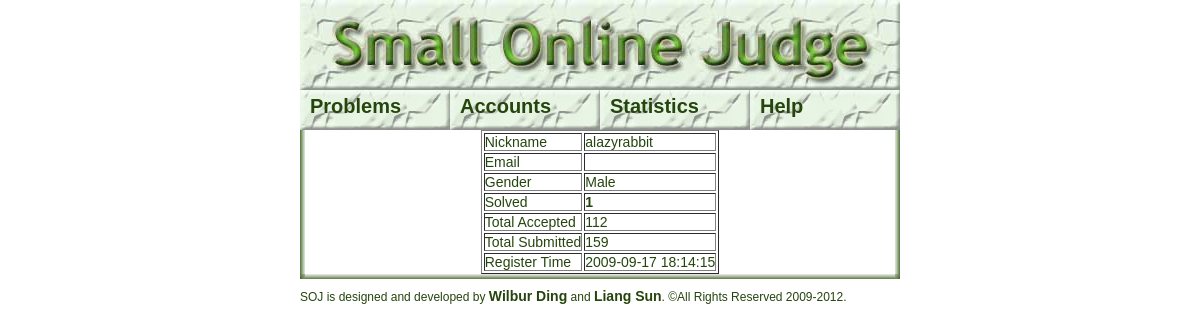
Page /user.php?uid=3 on the earlier database version.
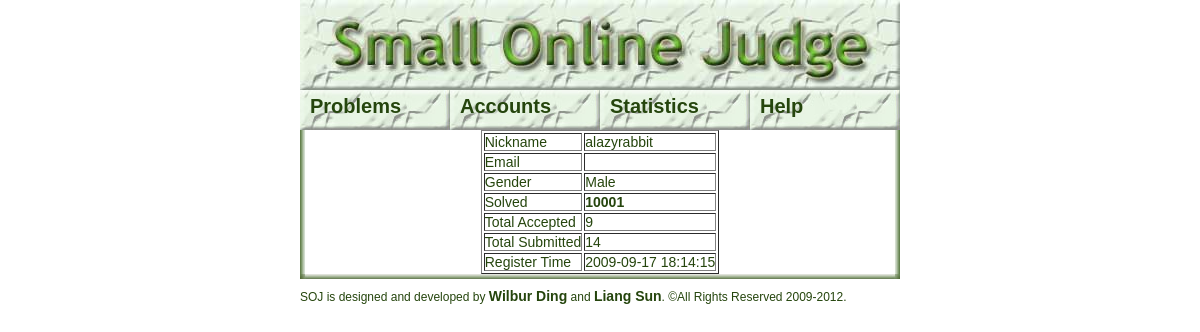
Same page on the later database version.
### tables this page shows
CREATE TABLE `user` (
  `uid` int(10) unsigned NOT NULL AUTO_INCREMENT,
  `username` varchar(32) NOT NULL,
  `email` varchar(128) DEFAULT NULL,
  `nickname` varchar(64) NOT NULL,
  `password` char(32) NOT NULL,
  `school` varchar(32) DEFAULT NULL,
  `gender` tinyint(1) DEFAULT NULL,
  `accepted` int(10) unsigned NOT NULL DEFAULT '0',
  `submitted` int(10) unsigned NOT NULL DEFAULT '0',
  `registerTime` datetime DEFAULT NULL,
  `lastlogintime` datetime DEFAULT NULL,
  `lastloginip` char(32) DEFAULT NULL,
  `lastlanguage` char(10) DEFAULT NULL,
  PRIMARY KEY (`uid`),
  UNIQUE KEY `username` (`username`),
  UNIQUE KEY `nickname` (`nickname`)
);

### web/user.php (the view, shortened to what this page needs)
<?php
if(!isset($MAGICAL))
{
	include "index.php";
}
else
{
    include "conn.php";
    function gen_row($col1, $col2)
    {
        echo "<tr><td>$col1</td><td>$col2</td></tr>";
    }
    if(isset($_GET['uid']))
    {
        if($_GET['uid'] > 0)
            $uid = (int)$_GET['uid'];
        else
            alert_and_go_back("User not found!");
    }
    echo '<table border="1">';
    $sql = "select nickname, email, gender, accepted, submitted, registerTime
   	from user where uid = $uid";
    if($result = $conn->query($sql))
    {
        if($user = $result->fetch_object())
        {
            gen_row("Nickname", $user->nickname);
            echo "<tr><td>Solved</td><td>";
            $sql = "select distinct pid from status where uid=$uid and judgeStatus=3";
            if($result = $conn->query($sql))
            {
                while($pros = $result->fetch_object())
                {
                    echo "<a href=\"problem.php?pid=$pros->pid\">$pros->pid</a>";
                }
            }
            echo "</td></tr>\n";
        }
        else
        {
            alert_and_go_back("User not found!");
        }
    }
    else
    {
        error_log($conn->error." File:".__FILE__."; Line: ".__LINE__."; Sql string: $sql");
        die("Database Error.");
    }
    echo "</table>";
}
?>

Differences in the rows shown:
changed user: nickname "alazyrabbit 112 159 2009-09-17 18:14:15" → "alazyrabbit 9 14 2009-09-17 18:14:15"
Other differences:
new list line: "10001"
list line gone: "1"
